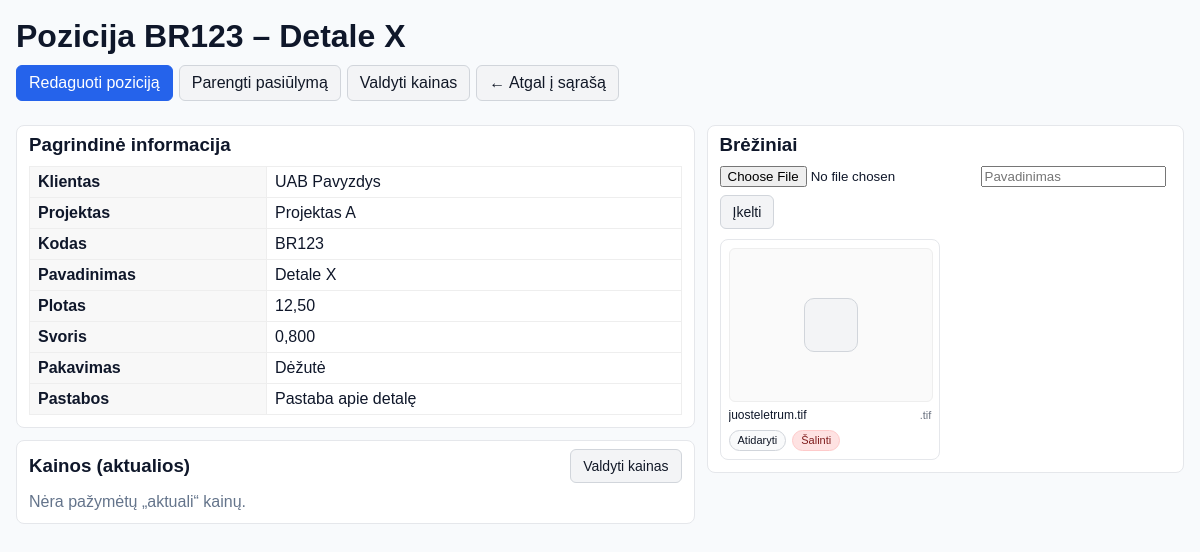
/pozicijos/47/, run on an earlier commit of the app's database.
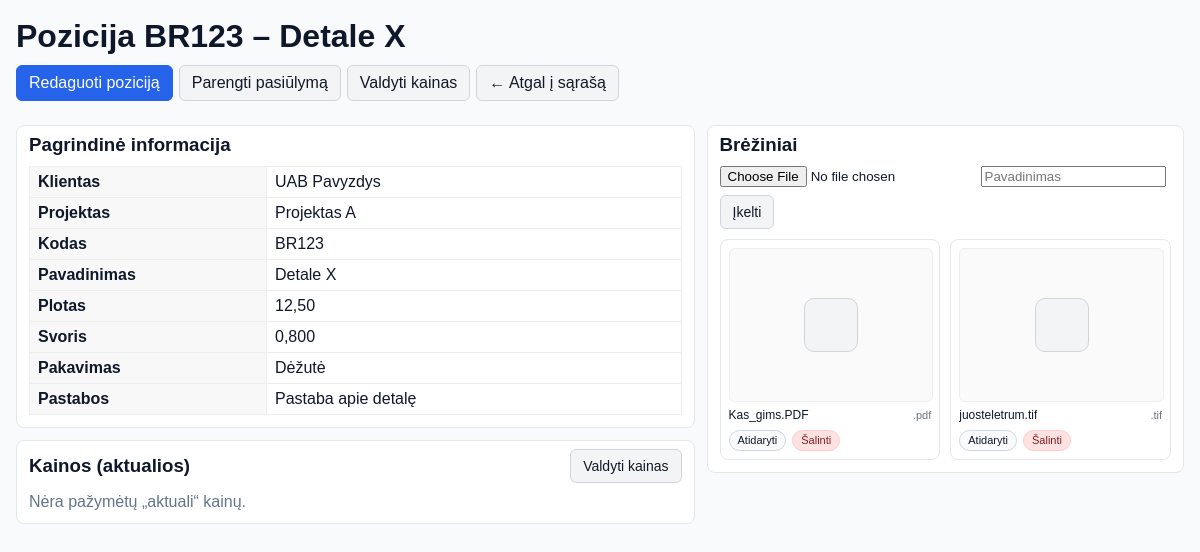
And on a later commit of the database.
### pozicijos/models.py (models this page shows, shortened)
class Pozicija(models.Model):
    klientas = models.CharField("Klientas", max_length=255, null=True, blank=True)
    projektas = models.CharField("Projektas", max_length=255, null=True, blank=True)
    poz_kodas = models.CharField("Kodas", max_length=100)
    poz_pavad = models.CharField("Pavadinimas", max_length=255)
    metalas = models.CharField("Metalas", max_length=120, null=True, blank=True)
    plotas = models.DecimalField("Plotas", max_digits=10, decimal_places=2, null=True, blank=True)
    svoris = models.DecimalField("Svoris", max_digits=10, decimal_places=3, null=True, blank=True)
    kabinimo_budas = models.CharField("Kabinimo būdas", max_length=120, null=True, blank=True)
    kabinimas_reme = models.CharField("Kabinimas rėme", max_length=120, null=True, blank=True)
    detaliu_kiekis_reme = models.IntegerField("Detalių kiekis rėme", null=True, blank=True)
    faktinis_kiekis_reme = models.IntegerField("Faktinis kiekis rėme", null=True, blank=True)
    paruosimas = models.CharField("Paruošimas", max_length=200, null=True, blank=True)
    padengimas = models.CharField("Padengimas", max_length=200, null=True, blank=True)
    padengimo_standartas = models.CharField("Padengimo standartas", max_length=200, null=True, blank=True)
    spalva = models.CharField("Spalva", max_length=120, null=True, blank=True)
    maskavimas = models.CharField("Maskavimas", max_length=200, null=True, blank=True)
    atlikimo_terminas = models.DateField("Atlikimo terminas", null=True, blank=True)
    testai_kokybe = models.CharField("Testai / kokybė", max_length=255, null=True, blank=True)
    pakavimas = models.CharField("Pakavimas", max_length=255, null=True, blank=True)
    instrukcija = models.TextField("Instrukcija", null=True, blank=True)
    pakavimo_dienos_norma = models.CharField("Pakavimo dienos norma", max_length=120, null=True, blank=True)
    pak_po_ktl = models.CharField("Pakavimas po KTL", max_length=255, null=True, blank=True)
    pak_po_milt = models.CharField("Pakavimas po miltelinio", max_length=255, null=True, blank=True)
    kaina_eur = models.DecimalField("Dabartinė kaina (EUR)", max_digits=12, decimal_places=2, null=True, blank=True)
    pastabos = models.TextField("Pastabos", null=True, blank=True)
    created = models.DateTimeField("Sukurta", auto_now_add=True, null=True, blank=True)
    updated = models.DateTimeField("Atnaujinta", auto_now=True, null=True, blank=True)
    class Meta:
        ordering = ["-created", "-id"]
        verbose_name = "Pozicija"
        verbose_name_plural = "Pozicijos"
    def aktualios_kainos(self, matas: str | None = None, as_of=None):
        as_of = (as_of or timezone.now().date())
        qs = self.kainu_eilutes.filter(
            busena="aktuali"
        ).filter(
            Q(galioja_nuo__isnull=True) | Q(galioja_nuo__lte=as_of)
        ).filter(
            Q(galioja_iki__isnull=True) | Q(galioja_iki__gte=as_of)
        )
        if matas:
            qs = qs.filter(matas=matas)
        return qs.order_by("yra_fiksuota", "kiekis_nuo", "fiksuotas_kiekis", "prioritetas", "-created")

class PozicijosBrezinys(models.Model):
    pozicija = models.ForeignKey(Pozicija, on_delete=models.CASCADE, related_name="breziniai")
    pavadinimas = models.CharField("Pavadinimas", max_length=255, blank=True)
    failas = models.FileField("Brėžinys", upload_to="pozicijos/breziniai/%Y/%m/")
    uploaded = models.DateTimeField(auto_now_add=True)
    class Meta:
        ordering = ["-uploaded"]
    @property
    def filename(self) -> str:
        import os
        name = getattr(self.failas, "name", "") or ""
        return os.path.basename(name)
    @property
    def ext(self) -> str:
        import os
        name = (getattr(self.failas, "name", "") or "").lower()
        _, ext = os.path.splitext(name)
        return (ext or "").lstrip(".")
    def _preview_relpath(self) -> str:
        import os, hashlib
        name = getattr(self.failas, "name", "") or ""
        base, _ = os.path.splitext(os.path.basename(name))
        digest = hashlib.sha1(name.encode("utf-8")).hexdigest()[:10]
        return f"pozicijos/breziniai/previews/{base}-{digest}.png"
    def _legacy_preview_relpath(self) -> str:
        import os
        name = getattr(self.failas, "name", "") or ""
        base, _ = os.path.splitext(os.path.basename(name))
        return f"pozicijos/breziniai/previews/{base}.png"
    @property
    def thumb_url(self) -> str | None:
        storage = self.failas.storage
        rel_new = self._preview_relpath()
        rel_old = self._legacy_preview_relpath()
        try:
            if storage.exists(rel_new):
                return storage.url(rel_new)
            if storage.exists(rel_old):
                return storage.url(rel_old)
        except Exception:
            pass
        return None

### pozicijos/views.py (the view)
# urls.py: path("<int:pk>/", views.pozicija_detail, name="detail"),
def pozicija_detail(request, pk):
    poz = get_object_or_404(Pozicija, pk=pk)
    kainos_akt = poz.aktualios_kainos()
    context = {
        "pozicija": poz,
        "columns_schema": COLUMNS,   # kad detail‘e eitume per visą schemą
        "kainos_akt": kainos_akt,    # nauja: lentelė „Kainos (aktualios)“
    }
    return render(request, "pozicijos/detail.html", context)

### pozicijos/templatetags/attr.py (called while the page is built)
@register.filter(name="attr")
def attr(obj, path: str):
    if obj is None or not path:
        return ""
    try:
        parts = str(path).split(".")
        val = obj
        for p in parts:
            if isinstance(val, dict):
                val = val.get(p, "")
            else:
                val = getattr(val, p, "")
            if callable(val):
                try:
                    val = val()  # beargumentė funkcija arba @property
                except TypeError:
                    pass
        return "" if val is None else val
    except Exception:
        return ""

### pozicijos/templates/pozicijos/detail.html (shortened to what the changed rows need)
{% extends "base.html" %}
{% load attr %}
{% block content %}
<h1 class="page-title">Pozicija {{ pozicija.poz_kodas }} – {{ pozicija.poz_pavad }}</h1>
<div class="actions">
  <a href="{% url 'pozicijos:edit' pozicija.pk %}" class="btn">Redaguoti poziciją</a>
  <a href="{% url 'pozicijos:proposal_prepare' pozicija.pk %}" class="btn btn-secondary">Parengti pasiūlymą</a>
  <a href="{% url 'pozicijos:kainos_list' pozicija.pk %}" class="btn btn-secondary">Valdyti kainas</a>
  <a href="{% url 'pozicijos:list' %}" class="btn btn-secondary">← Atgal į sąrašą</a>
</div>
<div class="two-col">
  <section class="col-left">
    <div class="box">
      <table class="detail-table">
        <tbody>
          {% for col in columns_schema %}
            {% if col.type != "virtual" %}
              {% with val=pozicija|attr:col.key %}
                {% if val %}
                  <tr>
                    <th>{{ col.label }}</th>
                    <td>{{ val }}</td>
                  </tr>
                {% endif %}
              {% endwith %}
            {% endif %}
          {% endfor %}
        </tbody>
      </table>
    </div>
  </section>
  <section class="col-right">
    <div class="box">
      {% if pozicija.breziniai.all %}
        <div class="brez-grid">
          {% for b in pozicija.breziniai.all %}
            <div class="brez-card">
              <a class="thumb" href="{{ b.failas.url }}" target="_blank" rel="noopener"
                 title="{{ b.pavadinimas|default:b.filename }}">
                {% if b.thumb_url %}
                  <img src="{{ b.thumb_url }}" loading="lazy" alt=""
                       onerror="this.style.display='none';this.closest('.thumb').classList.add('thumb--fallback');">
                {% else %}
                  <div class="thumb--fallback"></div>
                {% endif %}
              </a>
              <div class="meta">
                <div class="name" title="{{ b.pavadinimas|default:b.filename }}">{{ b.pavadinimas|default:b.filename }}</div>
                <div class="ext">.{{ b.ext|default:"failas" }}</div>
              </div>
              <div class="card-actions">
                <a class="btn-xxs" href="{{ b.failas.url }}" target="_blank" rel="noopener" title="Atidaryti">Atidaryti</a>
                <a class="btn-xxs danger" href="{% url 'pozicijos:brezinys_delete' pozicija.pk b.pk %}" title="Šalinti">Šalinti</a>
              </div>
            </div>
          {% endfor %}
        </div>
      {% else %}
        <p class="muted">Brėžinių nėra.</p>
      {% endif %}
    </div>
  </section>
</div>
{% endblock %}

What changed in the data, as far as the page shows it:
added PozicijosBrezinys: pavadinimas "Kas_gims.PDF", ext "pdf"
